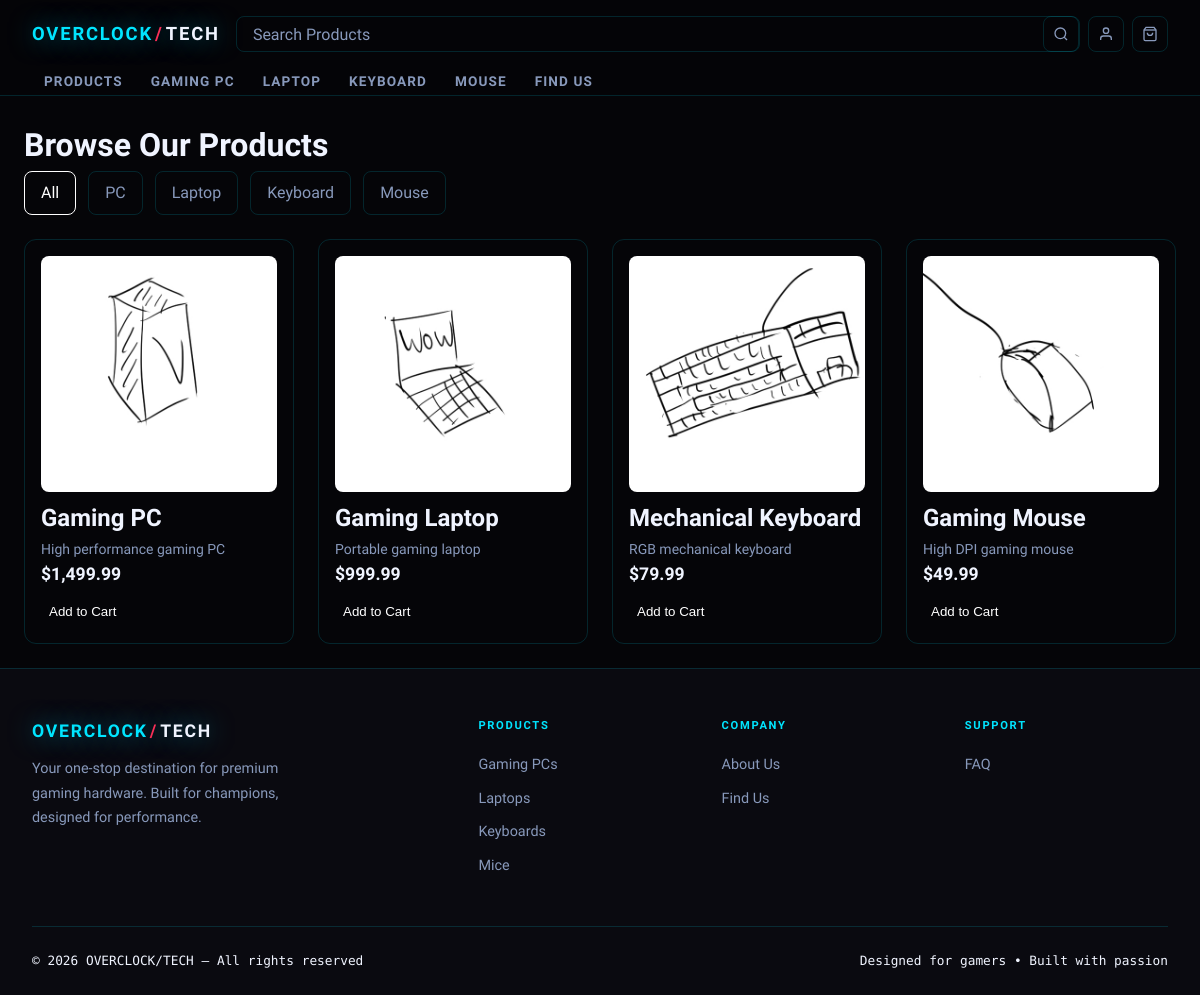
/products.php, run on the app's committed database.
### tables this page shows
CREATE TABLE `categories` (
  `category_id` int(11) NOT NULL AUTO_INCREMENT,
  `name` varchar(50) NOT NULL,
  PRIMARY KEY (`category_id`)
);

CREATE TABLE `products` (
  `product_id` int(11) NOT NULL AUTO_INCREMENT,
  `category_id` int(11) DEFAULT NULL,
  `name` varchar(100) NOT NULL,
  `description` text DEFAULT NULL,
  `price` decimal(10,2) NOT NULL,
  `stock` int(11) DEFAULT 0,
  `image` varchar(255) DEFAULT NULL,
  PRIMARY KEY (`product_id`),
  KEY `category_id` (`category_id`),
  CONSTRAINT `products_ibfk_1` FOREIGN KEY (`category_id`) REFERENCES `categories` (`category_id`)
);

### products.php (the view, shortened to what this page needs)
<?php
require_once 'db.php';
$categories = $pdo->query("SELECT * FROM categories")->fetchAll();
$selected_category = isset($_GET['category']) ? (int)$_GET['category'] : null;
if ($selected_category) {
  $stmt = $pdo->prepare("SELECT * FROM products WHERE category_id = ?");
  $stmt->execute([$selected_category]);
} else {
  $stmt = $pdo->query("SELECT * FROM products");
}
$products = $stmt->fetchAll();
?>
<!DOCTYPE html>
<html lang="en">
<head>
  <link rel="stylesheet" href="https://cdnjs.cloudflare.com/ajax/libs/font-awesome/6.6.0/css/all.min.css">
  <link rel="stylesheet" href="css/style.css">
</head>
<body>
  <?php include 'includes/nav.php'; ?>
  <main class="products-page">
    <h1>Browse Our Products</h1>
    <div class="category-filters">
      <a href="products.php" class="filter-btn <?= !$selected_category ? 'active' : '' ?>">All</a>
      <?php foreach ($categories as $category): ?>
        <a href="products.php?category=<?= $category['category_id'] ?>"
           class="filter-btn <?= $selected_category == $category['category_id'] ? 'active' : '' ?>">
          <?= htmlspecialchars($category['name']) ?>
        </a>
      <?php endforeach; ?>
    </div>
    <div class="product-grid">
      <?php if (empty($products)): ?>
        <p>No products found.</p>
      <?php else: ?>
        <?php foreach ($products as $product): ?>
        <div class="product-card">
          <a href="product.php?id=<?= $product['product_id'] ?>" style="text-decoration: none;">
            <img src="images/<?= htmlspecialchars($product['image']) ?>" alt="<?= htmlspecialchars($product['name']) ?>">
            <h2><?= htmlspecialchars($product['name']) ?></h2>
            <p><?= htmlspecialchars($product['description']) ?></p>
            <p class="price">$<?= number_format($product['price'], 2) ?></p>
          </a>
          <form method="POST" action="products.php<?= $selected_category ? '?category=' . $selected_category : '' ?>">
            <button type="submit" name="add_to_cart" class="add-to-cart">Add to Cart</button>
          </form>
        </div>
        <?php endforeach; ?>
      <?php endif; ?>
    </div>
  </main>
  <?php include 'includes/footer.php'; ?>
</body>
</html>

### css/style.css (style rules this page uses)
:root { --bg-black: #050508; --bg-dark: #0a0a10; --bg-card: #0f0f18; --bg-card2: #141420; --neon: #00e5ff; --neon-dim: rgba(0, 229, 255, 0.12); --neon-glow: 0 0 24px rgba(0, 229, 255, 0.5); --neon2: #ff2d55; --neon2-glow: 0 0 24px rgba(255, 45, 85, 0.5); --neon-green: #00ff96; --neon-green-glow: 0 0 24px rgba(0, 255, 150, 0.5); --text-white: #f0f4ff; --text-grey: #8899bb; --text-muted: #4a5570; --border: rgba(0, 229, 255, 0.15); --border-hover: rgba(0, 229, 255, 0.5); --font-display: 'Orbitron', monospace; --font-body: 'Rajdhani', sans-serif; --font-mono: 'Share Tech Mono', monospace; }
*, *::before, *::after { box-sizing: border-box; margin: 0; padding: 0; }
html { scroll-behavior: smooth; }
body { font-family: var(--font-body); background: var(--bg-black); color: var(--text-white); overflow-x: hidden; line-height: 1.6; }
a, a:hover { text-decoration: none; color: inherit; }
.products-page { max-width: 1200px; margin: 0 auto; padding: 24px; }
.category-filters { display: flex; gap: 12px; margin-bottom: 24px; flex-wrap: wrap; }
.filter-btn { padding: 8px 16px; border-radius: 8px; border: 1px solid var(--border); color: var(--text-grey); background: transparent; cursor: pointer; text-decoration: none; transition: all 0.2s; }
.filter-btn.active { background: var(--accent); color: white; border-color: var(--accent); }
.product-grid { display: grid; grid-template-columns: repeat(auto-fill, minmax(220px, 1fr)); gap: 24px; }
.product-card { border: 1px solid var(--border); border-radius: 12px; padding: 16px; display: flex; flex-direction: column; gap: 8px; transition: box-shadow 0.2s; }
.product-card img { width: 100%; aspect-ratio: 1/1; object-fit: cover; border-radius: 8px; }
.product-card p { font-size: 0.875rem; color: var(--text-grey); }
.product-card .price { font-size: 1.1rem; font-weight: 700; color: var(--accent); }
.add-to-cart { margin-top: auto; padding: 8px; border-radius: 8px; border: none; background: var(--accent); color: white; cursor: pointer; transition: opacity 0.2s; }

### data on the page
categories: name "PC"
categories: name "Laptop"
categories: name "Keyboard"
categories: name "Mouse"
products: image (picture), name "Gaming PC", description "High performance gaming PC", price "1,499.99"
products: image (picture), name "Gaming Laptop", description "Portable gaming laptop", price "999.99"
products: image (picture), name "Mechanical Keyboard", description "RGB mechanical keyboard", price "79.99"
products: image (picture), name "Gaming Mouse", description "High DPI gaming mouse", price "49.99"

### other printed values
$item['label'] "PRODUCTS"
$item['label'] "GAMING PC"
$item['label'] "LAPTOP"
$item['label'] "KEYBOARD"
$item['label'] "MOUSE"
$item['label'] "FIND US"
